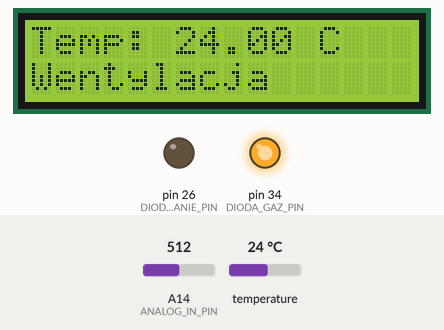
Bench run of a sketch on a simulated Arduino Mega 2560, built with avr-gcc and run on an emulated ATmega2560. On the bench: 16×2 character LCD, output pins drawn as LEDs (lit = HIGH). The inputs (shaded band) are chosen by the test bench; at power-on: A14 (ANALOG_IN_PIN) = 512, temperature 24 °C. What the sketch prints to the serial monitor is not drawn.

Above: at 1.2 s.
1.3 s: A14 (ANALOG_IN_PIN) set to 315
2.8 s: A14 (ANALOG_IN_PIN) set to 292
At 3.9 s:
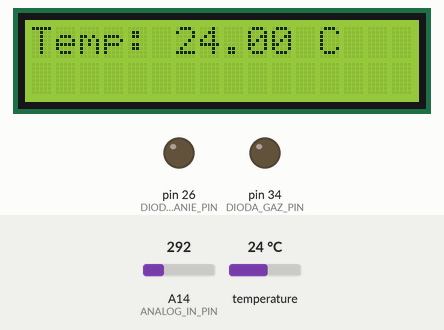
4.4 s: temperature set to 23.4 °C
At 5.7 s:
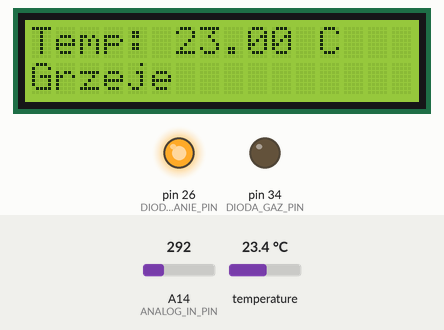
6.0 s: temperature set to 26 °C
At 7.2 s:
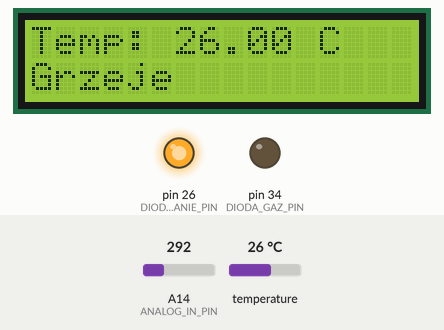
7.5 s: temperature set to 26.9 °C
At 8.8 s:
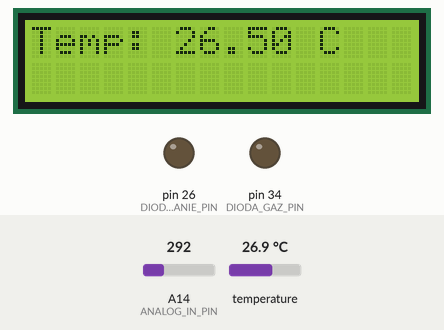
9.1 s: A14 (ANALOG_IN_PIN) set to 410
At 10.6 s:
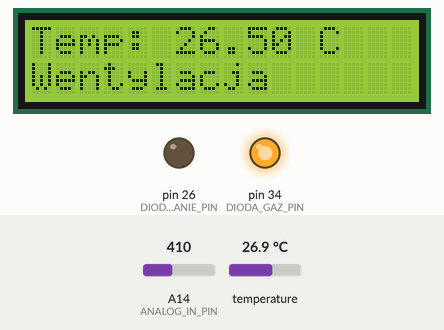
Timing chart, 0 to 11.6 s (numbered marks = the images above; inputs shaded):
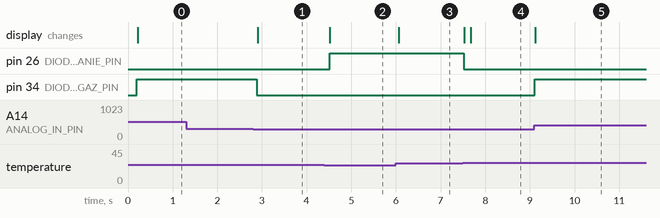

The sketch:

Temperatura.ino
```cpp
#include <Wire.h>
#include <LiquidCrystal_I2C.h>
#include <OneWire.h>
#include <DallasTemperature.h>

#define BACKLIGHT_PIN 3 //Podswietlenie wyswietlacza
#define ONE_WIRE_BUS 22 //Wejscie z czujnika temp
#define DIODA_GRZANIE_PIN 26
#define DIODA_GAZ_PIN 34
#define ANALOG_IN_PIN A14 //Wejscie z czujnika gazu

OneWire oneWire(ONE_WIRE_BUS);
DallasTemperature sensors(&oneWire);
DeviceAddress insideThermometer;

bool grzanie;
bool wentylacja;

LiquidCrystal_I2C lcd(0x27, 2, 1, 0, 4, 5, 6, 7);  // ustawienie adresu LCD i kolejnych wejsc w I2C

void setup(){

  grzanie=0;
  Serial.begin(9600);
  sensors.setResolution(insideThermometer, 9);
  sensors.getAddress(insideThermometer, 0);

  lcd.begin(16, 2);
  lcd.setBacklightPin(BACKLIGHT_PIN, POSITIVE);
  lcd.setBacklight(HIGH);

  pinMode(DIODA_GRZANIE_PIN, OUTPUT);
  pinMode(DIODA_GAZ_PIN, OUTPUT);
  pinMode(ANALOG_IN_PIN, INPUT);
}

void gas_sensor(float max, float min)
{
  float gasSensor;  //wartosc na analogu
  gasSensor = analogRead(ANALOG_IN_PIN);

  Serial.print("Wartosc na analogu: "); //wypisywanie na konsole
  Serial.print(gasSensor);
  Serial.print("\n");

  if (gasSensor > max)
  {
    digitalWrite(DIODA_GAZ_PIN, HIGH);
    wentylacja=1;
  }

  if ((wentylacja==1)&&(gasSensor < min))
  {
    digitalWrite(DIODA_GAZ_PIN, LOW);
    wentylacja=0;
  }

}

void printTemperature(DeviceAddress deviceAddress){

  float tempC = sensors.getTempC(deviceAddress);
  lcd.home();
  lcd.print("Temp: ");
  lcd.print(tempC);
  lcd.print(" C");
}

void loop(){

float MIN_TEMP=24;
float MAX_TEMP=26;

float MIN_AIR=300;    //czulosc czujnika gazu
float MAX_AIR=400;

  sensors.requestTemperatures();
  printTemperature(insideThermometer);

  gas_sensor(MAX_AIR, MIN_AIR);


         if((wentylacja==0)&&((sensors.getTempC(insideThermometer)) < (MIN_TEMP)))
          {
            grzanie=1;
          }

         if((wentylacja==1)||((grzanie==1)&&((sensors.getTempC(insideThermometer)) > (MAX_TEMP))))
          {
            grzanie=0;
          }

   //wypisywanie info na LCD:
         if(grzanie==1)
          {
            lcd.setCursor(0,1);
            lcd.print("Grzeje    ");
            digitalWrite(DIODA_GRZANIE_PIN, HIGH);
          }
          else
          {
            digitalWrite(DIODA_GRZANIE_PIN,LOW);

              if(wentylacja==1)
                    {
                      lcd.setCursor(0,1);
                      lcd.print("Wentylacja");
                     }

                    else
                    {
                      lcd.setCursor(0,1);
                      lcd.print("          ");
                    }
          }
}
```

Measured:
- the behaviour switches between 300 and 299 on A14 (ANALOG_IN_PIN) (found by bisection; images 0 and 1)
- the behaviour switches between 24 and 23.9 °C on temperature (found by bisection; images 1 and 2)
- the behaviour switches between 26.4 and 26.5 °C on temperature (found by bisection; images 3 and 4)
- after the input at 1.3 s, every drawn part: stays the same
- after the input at 2.8 s, pin 34 (DIODA_GAZ_PIN): HIGH → LOW after 0.08 s; the display: changes after 0.10 s (image 1)
- after the input at 4.4 s, pin 26 (DIODA_GRZANIE_PIN): LOW → HIGH after 0.12 s; the display: changes after 0.12 s (image 2)
- after the input at 6.0 s, the display: changes after 0.06 s (image 3)
- after the input at 7.5 s, pin 26 (DIODA_GRZANIE_PIN): HIGH → LOW at once; the display: first changes at once (image 4 shows a later state)
- after the input at 9.1 s, pin 34 (DIODA_GAZ_PIN): LOW → HIGH at once; the display: changes at once (image 5)
